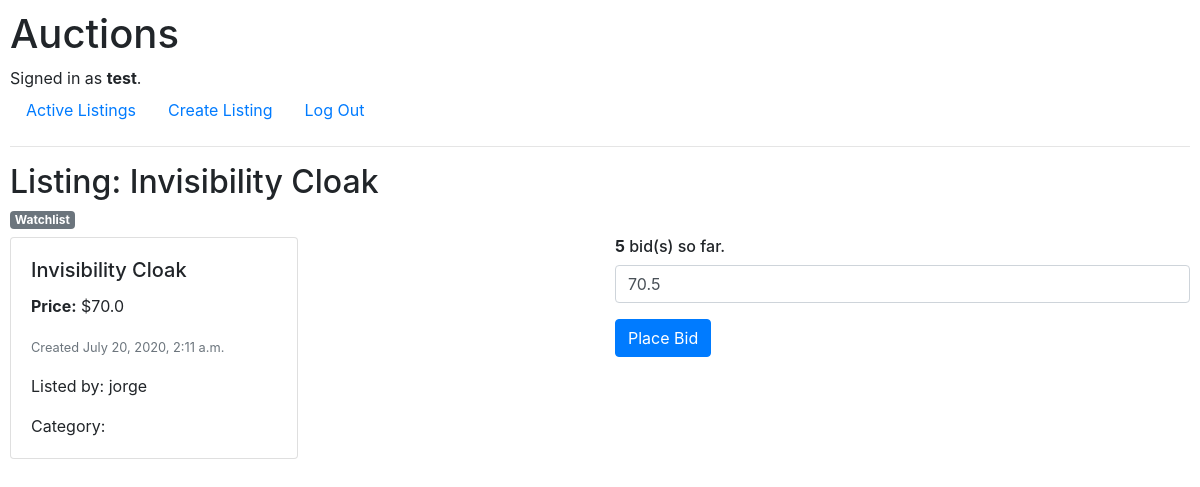
Page /listings/4 (signed in) on the committed database.
### auctions/models.py (models this page shows)
class User(AbstractUser):
    pass

class Listing(models.Model):
    title = models.CharField(max_length=64)
    starting_bid = models.FloatField()
    description = models.CharField(max_length=256, blank=True)
    date_created = models.DateTimeField(auto_now_add=True)
    image = models.CharField(max_length=2550, blank=True)
    category = models.CharField(max_length=64, blank=True)
    listed_by = models.ForeignKey(User, on_delete=models.CASCADE)

class Bid(models.Model):
    listing = models.ForeignKey(Listing, on_delete=models.CASCADE, related_name="bids")
    bid = models.FloatField()
    listed_by = models.ForeignKey(User, on_delete=models.CASCADE)

### auctions/views.py (the view)
# urls.py: path("listings/<int:listing_id>", views.listings, name="listings"),
def listings(request, listing_id):
    listing = Listing.objects.get(id=listing_id)
    return render(request, "auctions/listing.html", {
        "listing": listing,
        "bids_count": listing.bids.count(),
        "current_bid": max([i.bid for i in listing.bids.all()])
    })

### auctions/templates/auctions/listing.html (shortened to what this page needs)
{% extends "auctions/layout.html" %}
{% block body %}
    <h2>Listing: {{ listing.title }}</h2>
    <h6><a class="badge badge-secondary" href="{% url 'watchlist' listing.id %}">Watchlist</a></h6>
    <div class="row">
        <div class="col">
            <div class="card" style="width: 50%;">
                <div class="card-body">
                    <h5 class="card-title"> {{ listing.title }} </h5>
                    <p class="card-text"> <b>Price:</b> ${{ listing.starting_bid }} </p>
                    <p class="card-text"><small class="text-muted">Created {{ listing.date_created }} </small></p>
                    <p class="card-text">Listed by: {{ listing.listed_by }}</p>
                    <p class="card-text">Category: {{ listing.category }}</p>
                </div>
            </div>
        </div>
        <div class="col">
          <h6><b>{{ bids_count }}</b> bid(s) so far.</h6>
          <form action="{% url 'bid' listing.id %}" method="post">
              <div class="form-group">
                  <input class="form-control" type="number" step="0.01" value="{{ current_bid }}" name="bid" placeholder="Bid">
              </div>
              <button type="submit" class="btn btn-primary">Place Bid</button>
          </form>
        </div>
    </div>
{% endblock %}

### auctions/templates/auctions/layout.html (shortened to what this page needs)
{% load static %}
<!DOCTYPE html>
<html lang="en">
    <head>
        <link rel="stylesheet" href="https://stackpath.bootstrapcdn.com/bootstrap/4.5.0/css/bootstrap.min.css">
        <link href="{% static 'auctions/styles.css' %}" rel="stylesheet">
    </head>
    <body>
        <h1>Auctions</h1>
        <div>
            {% if user.is_authenticated %}
                Signed in as <strong>{{ user.username }}</strong>.
            {% else %}
                Not signed in.
            {% endif %}
        </div>
        <ul class="nav">
            <li class="nav-item">
                <a class="nav-link" href="{% url 'index' %}">Active Listings</a>
            </li>
            <li class="nav-item">
                <a class="nav-link" href="{% url 'createlisting' %}">Create Listing</a>
            </li>
            {% if user.is_authenticated %}
                <li class="nav-item">
                    <a class="nav-link" href="{% url 'logout' %}">Log Out</a>
                </li>
            {% endif %}
        </ul>
        <hr>
        {% block body %}
        {% endblock %}
    </body>
</html>

### auctions/static/auctions/styles.css (style rules this page uses)
body { padding: 10px; }
.card { width: 100%; }

### rows in the picture
User: username "test"
Listing: title "Invisibility Cloak", starting_bid "70.0", date_created "July 20, 2020, 2:11 a.m.", listed_by "jorge"
Bid: bid "70.5"

### other values in the picture
{{ bids_count }} "5"
